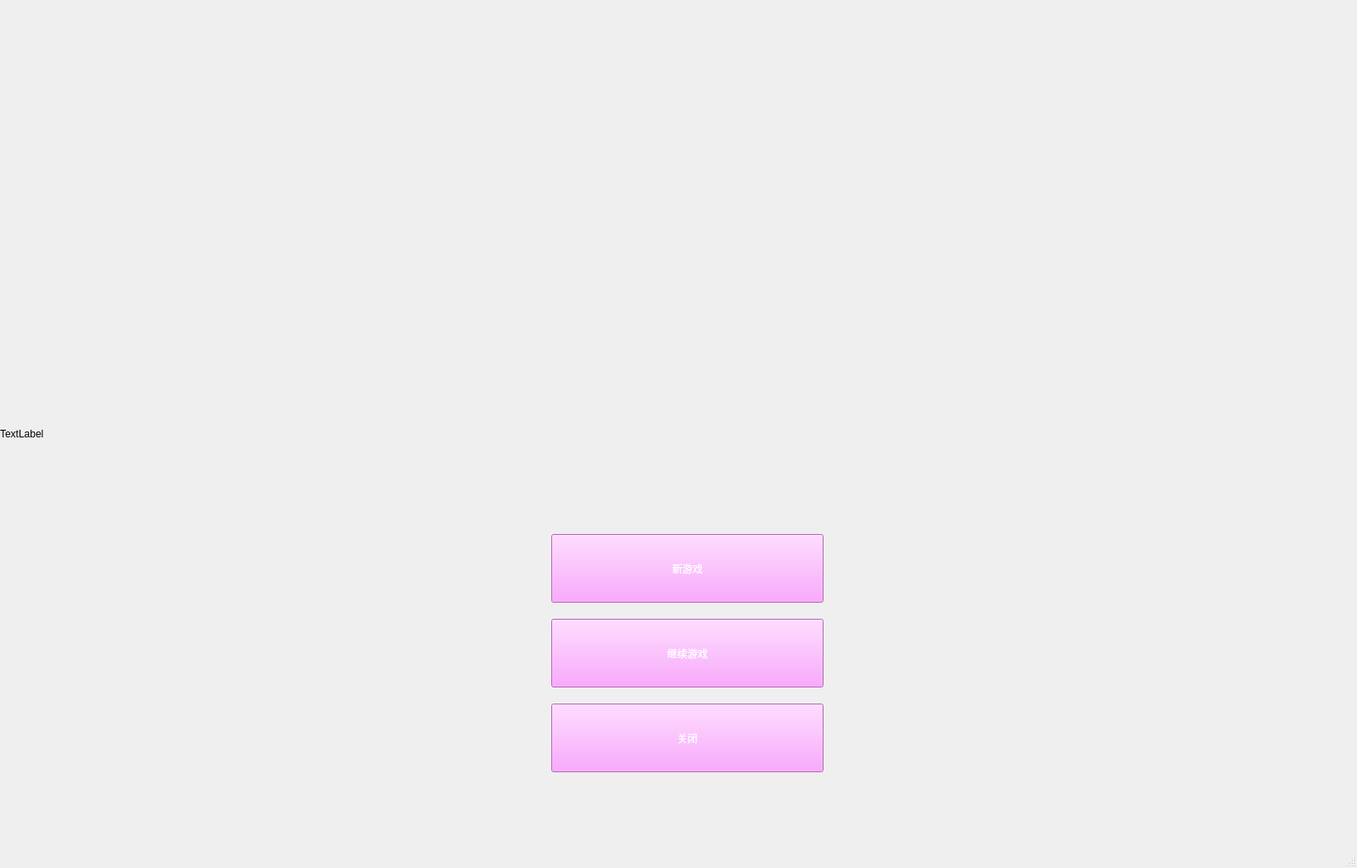
<?xml version="1.0" encoding="UTF-8"?>
<ui version="4.0">
 <class>MainWindow</class>
 <widget class="QMainWindow" name="MainWindow">
  <property name="geometry">
   <rect>
    <x>0</x>
    <y>0</y>
    <width>1600</width>
    <height>1024</height>
   </rect>
  </property>
  <property name="minimumSize">
   <size>
    <width>1600</width>
    <height>1024</height>
   </size>
  </property>
  <property name="maximumSize">
   <size>
    <width>1600</width>
    <height>1024</height>
   </size>
  </property>
  <property name="windowTitle">
   <string>MainWindow</string>
  </property>
  <widget class="QWidget" name="centralwidget">
   <widget class="QPushButton" name="pushButton">
    <property name="geometry">
     <rect>
      <x>650</x>
      <y>630</y>
      <width>321</width>
      <height>81</height>
     </rect>
    </property>
    <property name="styleSheet">
     <string notr="true">font: 36pt &quot;幼圆&quot;;
color: rgb(255, 255, 255);
background-color: rgb(252, 142, 255);
border-color: rgb(115, 255, 93);</string>
    </property>
    <property name="text">
     <string>新游戏</string>
    </property>
   </widget>
   <widget class="QPushButton" name="pushButton_2">
    <property name="geometry">
     <rect>
      <x>650</x>
      <y>730</y>
      <width>321</width>
      <height>81</height>
     </rect>
    </property>
    <property name="styleSheet">
     <string notr="true">font: 36pt &quot;幼圆&quot;;
color: rgb(255, 255, 255);
background-color: rgb(252, 142, 255);
border-color: rgb(115, 255, 93);</string>
    </property>
    <property name="text">
     <string>继续游戏</string>
    </property>
   </widget>
   <widget class="QPushButton" name="pushButton_3">
    <property name="geometry">
     <rect>
      <x>650</x>
      <y>830</y>
      <width>321</width>
      <height>81</height>
     </rect>
    </property>
    <property name="styleSheet">
     <string notr="true">font: 36pt &quot;幼圆&quot;;
color: rgb(255, 255, 255);
background-color: rgb(252, 142, 255);
border-color: rgb(115, 255, 93);</string>
    </property>
    <property name="text">
     <string>关闭</string>
    </property>
   </widget>
   <widget class="QLabel" name="background">
    <property name="geometry">
     <rect>
      <x>0</x>
      <y>0</y>
      <width>1600</width>
      <height>1024</height>
     </rect>
    </property>
    <property name="text">
     <string>TextLabel</string>
    </property>
   </widget>
   <widget class="QLabel" name="label">
    <property name="geometry">
     <rect>
      <x>60</x>
      <y>580</y>
      <width>361</width>
      <height>461</height>
     </rect>
    </property>
    <property name="text">
     <string/>
    </property>
   </widget>
   <widget class="QLabel" name="label_2">
    <property name="geometry">
     <rect>
      <x>260</x>
      <y>520</y>
      <width>471</width>
      <height>291</height>
     </rect>
    </property>
    <property name="text">
     <string/>
    </property>
   </widget>
   <widget class="QLabel" name="label_3">
    <property name="geometry">
     <rect>
      <x>1000</x>
      <y>430</y>
      <width>421</width>
      <height>391</height>
     </rect>
    </property>
    <property name="text">
     <string/>
    </property>
   </widget>
   <widget class="QLabel" name="label_4">
    <property name="geometry">
     <rect>
      <x>960</x>
      <y>690</y>
      <width>371</width>
      <height>331</height>
     </rect>
    </property>
    <property name="text">
     <string/>
    </property>
   </widget>
   <zorder>background</zorder>
   <zorder>pushButton</zorder>
   <zorder>pushButton_2</zorder>
   <zorder>pushButton_3</zorder>
   <zorder>label_2</zorder>
   <zorder>label_3</zorder>
   <zorder>label_4</zorder>
   <zorder>label</zorder>
  </widget>
  <widget class="QStatusBar" name="statusbar"/>
 </widget>
 <resources/>
 <connections/>
</ui>
